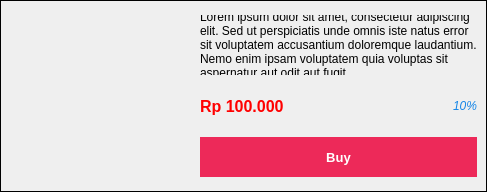
                   <widget class="QFrame" name="recomended">
                    <property name="maximumSize">
                     <size>
                      <width>16777215</width>
                      <height>192</height>
                     </size>
                    </property>
                    <property name="styleSheet">
                     <string notr="true">border-style: outset;
border-width: 1px;</string>
                    </property>
                    <property name="frameShape">
                     <enum>QFrame::Shape::StyledPanel</enum>
                    </property>
                    <property name="frameShadow">
                     <enum>QFrame::Shadow::Raised</enum>
                    </property>
                    <layout class="QGridLayout" name="gridLayout_82">
                     <property name="leftMargin">
                      <number>0</number>
                     </property>
                     <property name="topMargin">
                      <number>0</number>
                     </property>
                     <property name="rightMargin">
                      <number>0</number>
                     </property>
                     <property name="bottomMargin">
                      <number>0</number>
                     </property>
                     <property name="spacing">
                      <number>0</number>
                     </property>
                     <item row="0" column="0">
                      <widget class="QFrame" name="image_produc">
                       <property name="minimumSize">
                        <size>
                         <width>190</width>
                         <height>190</height>
                        </size>
                       </property>
                       <property name="maximumSize">
                        <size>
                         <width>190</width>
                         <height>190</height>
                        </size>
                       </property>
                       <property name="styleSheet">
                        <string notr="true">border-width: 0px;
border-image: url(:/image/images/logo.jpeg);</string>
                       </property>
                       <property name="frameShape">
                        <enum>QFrame::Shape::StyledPanel</enum>
                       </property>
                       <property name="frameShadow">
                        <enum>QFrame::Shadow::Raised</enum>
                       </property>
                      </widget>
                     </item>
                     <item row="0" column="1">
                      <widget class="QFrame" name="frame_60">
                       <property name="minimumSize">
                        <size>
                         <width>188</width>
                         <height>0</height>
                        </size>
                       </property>
                       <property name="styleSheet">
                        <string notr="true">border-width: 0px;</string>
                       </property>
                       <property name="frameShape">
                        <enum>QFrame::Shape::StyledPanel</enum>
                       </property>
                       <property name="frameShadow">
                        <enum>QFrame::Shadow::Raised</enum>
                       </property>
                       <layout class="QGridLayout" name="gridLayout_83">
                        <property name="horizontalSpacing">
                         <number>0</number>
                        </property>
                        <property name="verticalSpacing">
                         <number>16</number>
                        </property>
                        <item row="0" column="0" colspan="4">
                         <widget class="QLabel" name="produk">
                          <property name="maximumSize">
                           <size>
                            <width>16777215</width>
                            <height>60</height>
                           </size>
                          </property>
                          <property name="font">
                           <font>
                            <pointsize>9</pointsize>
                           </font>
                          </property>
                          <property name="text">
                           <string>Lorem ipsum dolor sit amet, consectetur adipiscing elit. Sed ut perspiciatis unde omnis iste natus error sit voluptatem accusantium doloremque laudantium. Nemo enim ipsam voluptatem quia voluptas sit aspernatur aut odit aut fugit.</string>
                          </property>
                          <property name="scaledContents">
                           <bool>true</bool>
                          </property>
                          <property name="wordWrap">
                           <bool>true</bool>
                          </property>
                         </widget>
                        </item>
                        <item row="1" column="2">
                         <widget class="QPushButton" name="diskon">
                          <property name="font">
                           <font>
                            <italic>true</italic>
                           </font>
                          </property>
                          <property name="styleSheet">
                           <string notr="true">color: rgb(21, 134, 231);</string>
                          </property>
                          <property name="text">
                           <string>10%</string>
                          </property>
                          <property name="icon">
                           <iconset resource="../res/resource.qrc">
                            <normaloff>:/icon/icons/icons8-discount-480.png</normaloff>:/icon/icons/icons8-discount-480.png</iconset>
                          </property>
                          <property name="iconSize">
                           <size>
                            <width>20</width>
                            <height>20</height>
                           </size>
                          </property>
                         </widget>
                        </item>
                        <item row="1" column="0">
                         <widget class="QLabel" name="harga">
                          <property name="maximumSize">
                           <size>
                            <width>16777215</width>
                            <height>30</height>
                           </size>
                          </property>
                          <property name="font">
                           <font>
                            <family>Segoe UI</family>
                            <pointsize>12</pointsize>
                            <bold>true</bold>
                           </font>
                          </property>
                          <property name="styleSheet">
                           <string notr="true">color: rgb(255, 0, 0);</string>
                          </property>
                          <property name="text">
                           <string>Rp 100.000</string>
                          </property>
                         </widget>
                        </item>
                        <item row="2" column="0" colspan="4">
                         <widget class="QPushButton" name="tombol">
                          <property name="minimumSize">
                           <size>
                            <width>0</width>
                            <height>40</height>
                           </size>
                          </property>
                          <property name="font">
                           <font>
                            <pointsize>10</pointsize>
                            <bold>true</bold>
                           </font>
                          </property>
                          <property name="cursor">
                           <cursorShape>PointingHandCursor</cursorShape>
                          </property>
                          <property name="styleSheet">
                           <string notr="true">background-color: rgb(237, 41, 89);
color: rgb(255, 255, 255);</string>
                          </property>
                          <property name="text">
                           <string>Buy</string>
                          </property>
                         </widget>
                        </item>
                        <item row="1" column="1">
                         <spacer name="horizontalSpacer">
                          <property name="orientation">
                           <enum>Qt::Orientation::Horizontal</enum>
                          </property>
                          <property name="sizeHint" stdset="0">
                           <size>
                            <width>40</width>
                            <height>20</height>
                           </size>
                          </property>
                         </spacer>
                        </item>
                       </layout>
                      </widget>
                     </item>
                    </layout>
                   </widget>
